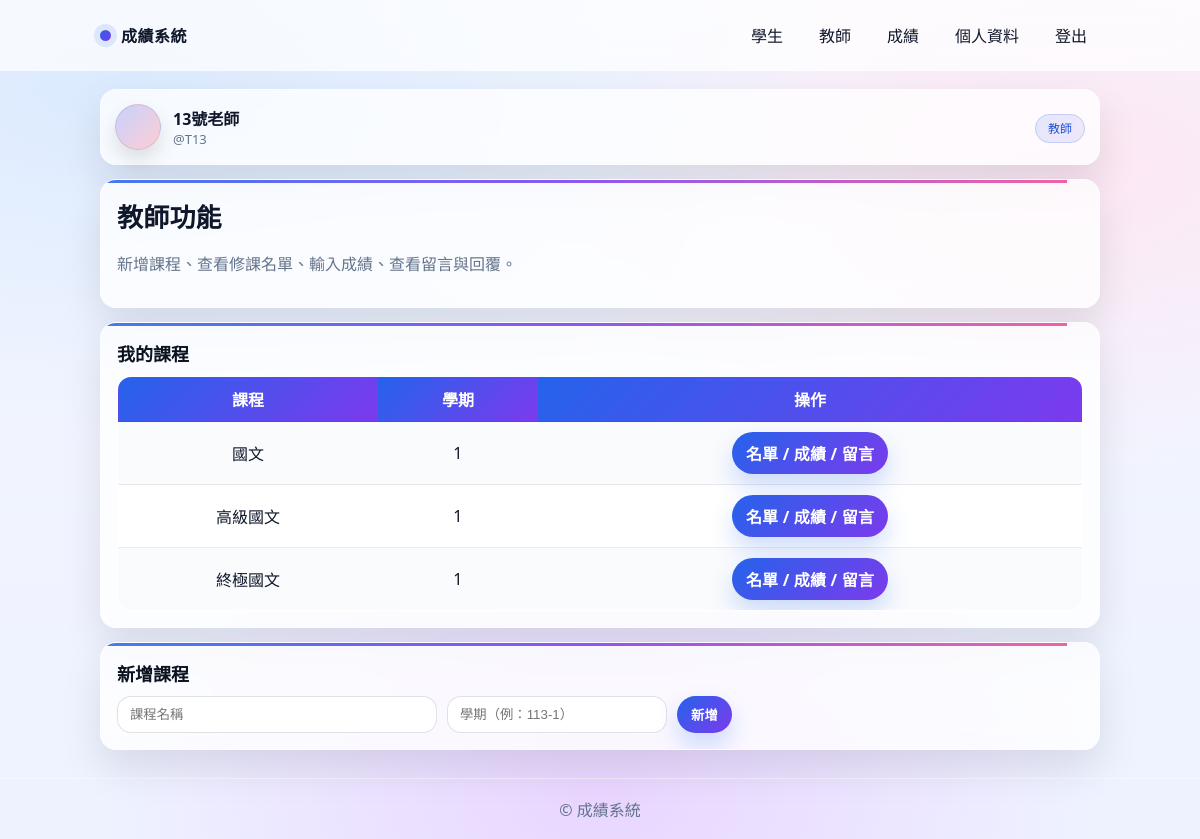
The page /teacher/ (signed in) on the database its author committed.
### course/models.py (models this page shows, shortened)
class Profile(models.Model):
    ROLE_CHOICES = (
        ('teacher', '教師'),
        ('student', '學生'),
    )
    user = models.OneToOneField(User, on_delete=models.CASCADE, related_name="profile")
    role = models.CharField(max_length=10, choices=ROLE_CHOICES, default='student')
    full_name = models.CharField(max_length=50, blank=True)
    avatar = models.ImageField(upload_to='avatars/', null=True, blank=True)

class Course(models.Model):
    name = models.CharField(max_length=100)
    semester = models.CharField(max_length=20)
    teacher = models.ForeignKey(User, on_delete=models.CASCADE)

### course/views.py (the view)
# urls.py: path('teacher/', views.teacher_courses, name='teacher_courses'),
@login_required
def teacher_courses(request):
    courses = Course.objects.filter(teacher=request.user)
    return render(request, 'teacher/course_list.html', {'courses': courses})

### course/templates/teacher/course_list.html (shortened to what this page needs)
{% extends "base.html" %}
{% block content %}
<div class="card">
  <h1>教師功能</h1>
  <p class="muted">新增課程、查看修課名單、輸入成績、查看留言與回覆。</p>
</div>
<div class="card">
  <h2>我的課程</h2>
  {% if courses %}
    <table class="table">
      <tr>
        <th>課程</th>
        <th>學期</th>
        <th>操作</th>
      </tr>
      {% for c in courses %}
      <tr>
        <td>{{ c.name }}</td>
        <td>{{ c.semester }}</td>
        <td>
          <a class="btn" href="{% url 'course_students' c.id %}">名單 / 成績 / 留言</a>
        </td>
      </tr>
      {% endfor %}
    </table>
  {% else %}
    <p>目前沒有課程（可用下方新增，或 admin 建立）。</p>
  {% endif %}
</div>
<div class="card">
  <h2>新增課程</h2>
  <form method="post" action="{% url 'create_course' %}">
    <div class="row">
      <input class="input" name="name" placeholder="課程名稱" required style="max-width:320px;">
      <input class="input" name="semester" placeholder="學期（例：113-1）" required style="max-width:220px;">
      <button class="btn" type="submit">新增</button>
    </div>
  </form>
</div>
{% endblock %}

### course/templates/base.html (shortened to what this page needs)
{% load static %}
<!DOCTYPE html>
<html lang="zh-Hant">
<head>
  <link rel="stylesheet" href="{% static 'css/app.css' %}">
</head>
<body>
  <header class="topbar">
    <div class="container topbar__inner">
      <div class="brand">
        <span class="brand__dot"></span>
        <a class="brand__text" href="{% url 'index' %}">成績系統</a>
      </div>
      <nav class="nav">
        {% if user.is_authenticated %}
          <a class="nav__link" href="{% url 'student_courses' %}">學生</a>
          <a class="nav__link" href="{% url 'teacher_courses' %}">教師</a>
          <a class="nav__link" href="{% url 'my_grades' %}">成績</a>
          <a class="nav__link" href="{% url 'edit_profile' %}">個人資料</a>
          <a class="nav__link" href="{% url 'logout' %}">登出</a>
        {% else %}
          <a class="nav__link" href="{% url 'login' %}">登入</a>
          <a class="nav__link" href="{% url 'register' %}">註冊</a>
          <a class="nav__link" href="/admin/">管理者</a>
        {% endif %}
      </nav>
    </div>
  </header>
  <main class="container">
    {% if user.is_authenticated %}
      <div class="userbar">
        <div class="userbar__left">
          {% if user.profile.avatar %}
            <img class="avatar" src="{{ user.profile.avatar.url }}" alt="avatar">
          {% else %}
            <div class="avatar avatar--fallback"></div>
          {% endif %}
          <div>
            <div class="userbar__name">{{ user.profile.full_name|default:user.username }}</div>
            <div class="userbar__sub">@{{ user.username }}</div>
          </div>
        </div>
        <div class="userbar__right">
          {% if user.profile.role == 'teacher' %}
            <span class="pill pill--blue">教師</span>
          {% else %}
            <span class="pill pill--gray">學生</span>
          {% endif %}
        </div>
      </div>
    {% endif %}
    {% block content %}{% endblock %}
  </main>
  <footer class="footer">
    <div class="container footer__inner">
      <span>© 成績系統</span>
    </div>
  </footer>
</body>
</html>

### course/static/css/app.css (style rules this page uses)
:root { --bg1:#f5f7ff; --bg2:#eef2ff; --card:#ffffff; --text:#0f172a; --muted:#64748b; --line:rgba(15,23,42,.10); --blue:#2563eb; --blue2:#1d4ed8; --pink:#ec4899; --violet:#7c3aed; --radius:16px; --shadow: 0 18px 40px rgba(2, 6, 23, .10); --shadow2: 0 10px 24px rgba(2, 6, 23, .08); }
* { box-sizing:border-box; }
body { margin:0; font-family:"微軟正黑體", system-ui, -apple-system, Segoe UI, Arial; color:var(--text); background: radial-gradient(1200px 600px at 10% 10%, #dbeafe 0%, transparent 60%), radial-gradient(900px 520px at 90% 20%, #fce7f3 0%, transparent 60%), radial-gradient(900px 520px at 50% 95%, #e9d5ff 0%, transparent 55%), linear-gradient(180deg, var(--bg1), var(--bg2)); }
.container { width:min(1000px, 92vw); margin:0 auto; }
.topbar { position:sticky; top:0; z-index:20; background:rgba(255,255,255,.70); border-bottom:1px solid rgba(255,255,255,.35); backdrop-filter: blur(14px); }
.topbar__inner { display:flex; align-items:center; justify-content:space-between; gap:14px; padding:14px 0; }
.brand { display:flex; align-items:center; gap:10px; }
.brand__dot { width:11px;height:11px;border-radius:50%; background: linear-gradient(135deg, var(--blue), var(--violet)); box-shadow: 0 0 0 6px rgba(37,99,235,.12); }
.brand__text { color:var(--text); text-decoration:none; font-weight:900; letter-spacing:.5px; }
.nav { display:flex; gap:10px; flex-wrap:wrap; justify-content:flex-end; }
.nav__link { text-decoration:none; color:var(--text); padding:8px 12px; border-radius:999px; border:1px solid transparent; transition: all .18s ease; }
.userbar { margin:18px 0 14px; padding:14px; border-radius:var(--radius); border:1px solid rgba(255,255,255,.35); background: rgba(255,255,255,.75); backdrop-filter: blur(12px); box-shadow: var(--shadow); display:flex; align-items:center; justify-content:space-between; gap:12px; }
.userbar__left { display:flex; align-items:center; gap:12px; }
.userbar__name { font-weight:900; }
.userbar__sub { color:var(--muted); font-size:13px; }
.avatar { width:46px;height:46px;border-radius:50%; object-fit:cover; border:1px solid rgba(15,23,42,.10); box-shadow: 0 10px 20px rgba(2,6,23,.12); }
.avatar--fallback { background: linear-gradient(135deg, #c7d2fe, #fecdd3); }
.pill { font-size:12px; padding:5px 12px; border-radius:999px; border:1px solid rgba(15,23,42,.10); background:rgba(255,255,255,.9); }
.pill--blue { color: var(--blue2); border-color: rgba(37,99,235,.20); background: linear-gradient(135deg, rgba(37,99,235,.12), rgba(124,58,237,.10)); }
.card { background: rgba(255,255,255,.78); border: 1px solid rgba(255,255,255,.38); backdrop-filter: blur(12px); border-radius: var(--radius); box-shadow: var(--shadow); padding: 16px; margin: 14px 0; overflow:hidden; }
.card::before { content:""; display:block; height:3px; width:100%; background: linear-gradient(90deg, var(--blue), var(--violet), var(--pink)); opacity:.85; margin:-16px -16px 14px; }
h1,h2 { margin:0 0 10px; }
h1 { font-size:26px; letter-spacing:.2px; }
h2 { font-size:18px; color:#0b1220; }
.muted { color:var(--muted); }
.table { width:100%; border-collapse:collapse; border-radius: 14px; overflow:hidden; border:1px solid rgba(15,23,42,.10); background: rgba(255,255,255,.92); }
.table th, .table td { padding:10px; text-align:center; border-bottom:1px solid rgba(15,23,42,.08); }
.table th { color:#fff; font-weight:900; background: linear-gradient(135deg, var(--blue), var(--violet)); }
.table tr:nth-child(even) { background: rgba(248,250,252,.7); }
.btn { display:inline-block; padding:9px 14px; border-radius:999px; color:#fff; border:none; text-decoration:none; cursor:pointer; font-weight:800; letter-spacing:.2px; transition: all .18s ease; background: linear-gradient(135deg, var(--blue), var(--violet)); box-shadow: 0 12px 24px rgba(37,99,235,.22); }
.row { display:flex; gap:10px; flex-wrap:wrap; align-items:center; }
.input, textarea { width:100%; padding:10px 12px; border-radius:14px; border:1px solid rgba(15,23,42,.12); background: rgba(255,255,255,.92); outline:none; transition: all .18s ease; }
.footer { margin-top:28px; padding:18px 0; color:var(--muted); border-top:1px solid rgba(255,255,255,.45); }
.footer__inner { display:flex; justify-content:center; }

### rows shown on the page
Course: name "國文", semester "1"
Course: name "高級國文", semester "1"
Course: name "終極國文", semester "1"

### other values the page prints
{{ user.profile.full_name|default:user.username }} "13號老師"
{{ user.username }} "T13"
